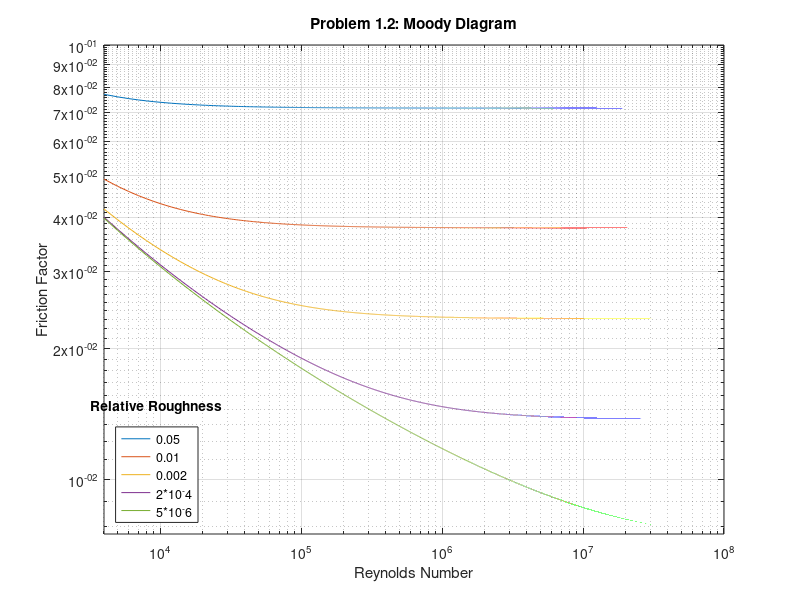

The MATLAB script that drew this image:
%%Problem 1.2: Moody Diagram
%Clearing the workspace
clear all
close all
clc

%%Establishing our knowns
Re = [4000:1000:(10^8)]; %Array of the desired Reynolds Number range
rR = [0.05,0.01,0.002,2*10^(-4),5*10^(-6)]; %Some relative roughness values 
                                            %used on the Moody Diagram

%%Fixed Point Iteration of the Colebrook Equation
%We will do this by using multiple for loops and a while loop for the
%iteration

%Defining the tolerance and max iterations
mIter = 10000;
tol = 0.00001;

%Creating the loop
for i = 1:length(rR)
    for j = 1:length(Re)
        nIter = 0; %Counts iterations
        diff = 1; %Establishing a difference greater than the tolerance to 
                  %prevent the while loop from immediately ending
        x0 = 10; %Initial guess to use in our fixed point iteration
        while (diff > tol) && (nIter < mIter)
            xN = -2*log10(rR(i)/3.7+2.51/Re(j)*x0);
            diff = abs(xN - x0);
            x0 = xN;
            nIter = nIter + 1;
        end
        x(j,i) = (1/x0)^2;
    end
end

%%Plotting the Results
loglog(Re, x(:,1)',Re, x(:,2)',Re, x(:,3)',Re, x(:,4)',Re, x(:,5)' )
title('Problem 1.2: Moody Diagram')
xlabel('Reynolds Number')
ylabel('Friction Factor')
leg = legend('0.05','0.01','0.002','2*10^-4','5*10^-6','Location','southwest');
title(leg, 'Relative Roughness')
axis ([4000 10^8 0 0.1])
yticks([0 0.01 0.02 0.03 0.04 0.05 0.06 0.07 0.08 0.09 0.1])
grid on
